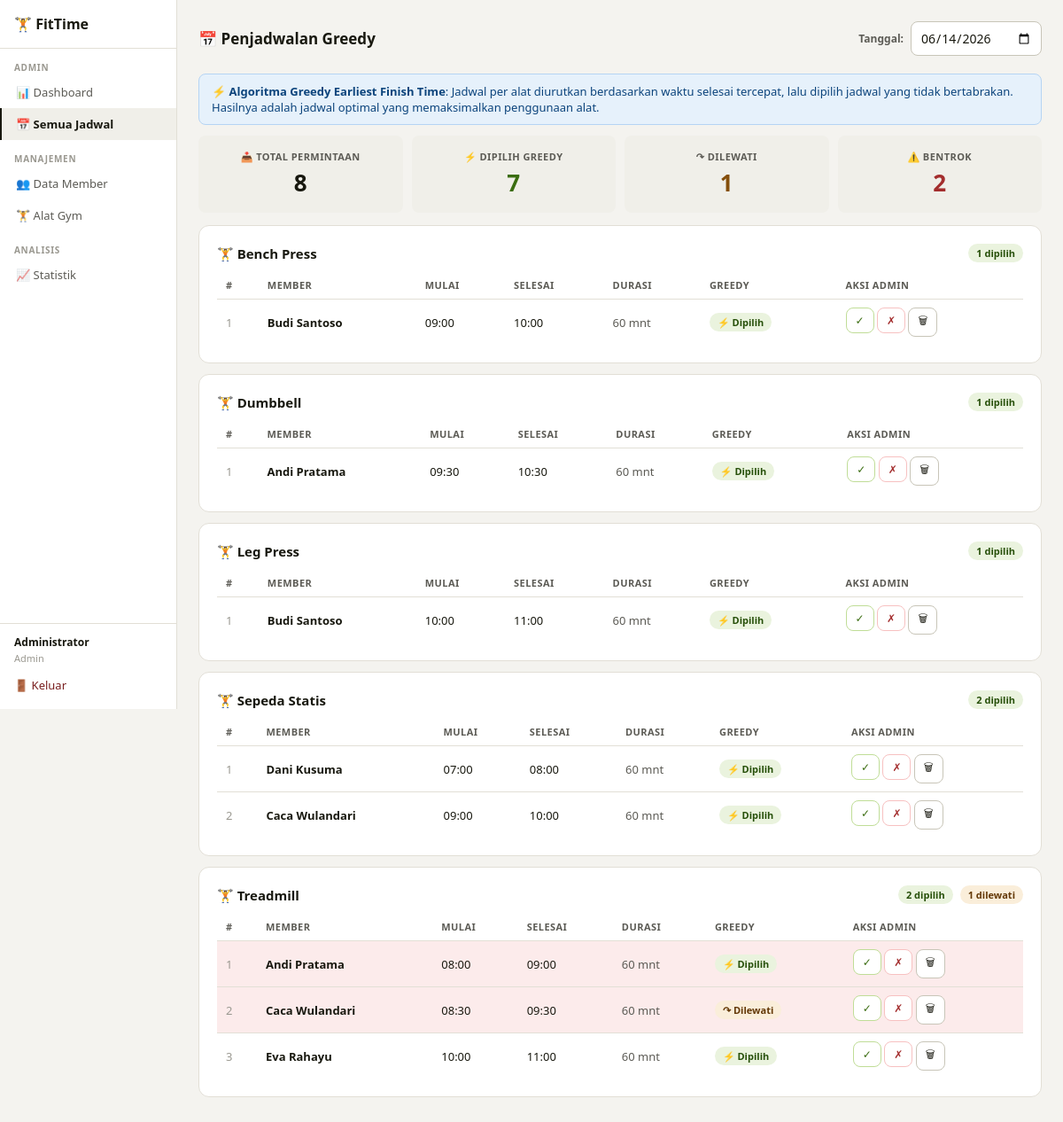
The page /admin/jadwal (signed in) on the database its author committed.
### tables this page shows
CREATE TABLE jadwal (
            id INTEGER PRIMARY KEY AUTOINCREMENT,
            user_id INTEGER NOT NULL,
            alat_id INTEGER NOT NULL,
            tanggal TEXT NOT NULL,
            jam_mulai TEXT NOT NULL,
            jam_selesai TEXT NOT NULL,
            catatan TEXT,
            status TEXT DEFAULT 'pending',  -- pending, approved, rejected, clash
            created_at TEXT DEFAULT (datetime('now','localtime')),
            FOREIGN KEY (user_id) REFERENCES users(id),
            FOREIGN KEY (alat_id) REFERENCES alat_gym(id)
        );

CREATE TABLE alat_gym (
            id INTEGER PRIMARY KEY AUTOINCREMENT,
            nama TEXT UNIQUE NOT NULL,
            deskripsi TEXT,
            kapasitas INTEGER DEFAULT 1,
            aktif INTEGER DEFAULT 1
        );

CREATE TABLE users (
            id INTEGER PRIMARY KEY AUTOINCREMENT,
            username TEXT UNIQUE NOT NULL,
            password TEXT NOT NULL,
            role TEXT NOT NULL DEFAULT 'member',  -- 'admin' or 'member'
            nama_lengkap TEXT,
            email TEXT,
            no_hp TEXT,
            tanggal_lahir TEXT,
            jenis_kelamin TEXT,
            berat_badan REAL,
            tinggi_badan REAL,
            tujuan_latihan TEXT,
            created_at TEXT DEFAULT (datetime('now','localtime'))
        );

### app.py (the view)
@app.route('/admin/jadwal')
@login_required('admin')
def admin_jadwal():
    tanggal = request.args.get('tanggal', date.today().isoformat())
    with get_db() as db:
        rows = db.execute('''
            SELECT j.*,u.nama_lengkap as nama,a.nama as alat_nama
            FROM jadwal j JOIN users u ON j.user_id=u.id JOIN alat_gym a ON j.alat_id=a.id
            WHERE j.tanggal=? ORDER BY a.nama, j.jam_mulai
        ''',(tanggal,)).fetchall()
        clashes = detect_clashes_for_date(db, tanggal)
        jadwal_list = [dict(r) for r in rows]
        greedy = greedy_schedule(jadwal_list)
        return render_template('admin_jadwal.html', rows=rows, clashes=clashes,
            greedy=greedy, tanggal=tanggal)

### app.py (called while the page is built)
def get_db():
    conn = sqlite3.connect(DB)
    conn.row_factory = sqlite3.Row
    return conn

def to_min(t):
    h,m = map(int,t.split(':'))
    return h*60+m

def detect_clashes_for_date(db, tanggal):
    rows = db.execute('''
        SELECT j.id, j.jam_mulai, j.jam_selesai, j.alat_id, u.nama_lengkap as nama
        FROM jadwal j JOIN users u ON j.user_id=u.id
        WHERE j.tanggal=? ORDER BY j.alat_id, j.jam_mulai
    ''', (tanggal,)).fetchall()
    clashes = set()
    for i in range(len(rows)):
        for k in range(i+1,len(rows)):
            a,b = rows[i],rows[k]
            if a['alat_id']!=b['alat_id']: continue
            if to_min(a['jam_mulai'])<to_min(b['jam_selesai']) and to_min(b['jam_mulai'])<to_min(a['jam_selesai']):
                clashes.add(a['id']); clashes.add(b['id'])
    return clashes

def greedy_schedule(jadwal_list):
    from itertools import groupby
    result = {}
    by_alat = {}
    for j in jadwal_list:
        by_alat.setdefault(j['alat_nama'],[]).append(j)
    for alat,items in by_alat.items():
        sorted_items = sorted(items, key=lambda x: to_min(x['jam_selesai']))
        selected = []; last_end = -1
        for it in sorted_items:
            if to_min(it['jam_mulai']) >= last_end:
                selected.append(it['id']); last_end = to_min(it['jam_selesai'])
        result[alat] = result[alat] = {'jadwal': sorted_items, 'selected': selected}
    return result

def login_required(role=None):
    from functools import wraps
    def decorator(f):
        @wraps(f)
        def wrapped(*args,**kwargs):
            if 'user_id' not in session:
                flash('Silakan login terlebih dahulu.','warning')
                return redirect(url_for('login'))
            if role and session.get('role') != role:
                flash('Akses ditolak.','danger')
                return redirect(url_for('dashboard'))
            return f(*args,**kwargs)
        return wrapped
    return decorator

### templates/admin_jadwal.html (shortened to what this page needs)
{% extends 'base.html' %}
{% block content %}
<div class="page-header">
  <div class="page-title">📅 Penjadwalan Greedy</div>
  <div style="display:flex;gap:8px;align-items:center;flex-wrap:wrap">
    <form method="GET" style="display:flex;gap:8px;align-items:center">
      <label style="font-size:12px;color:var(--text2);font-weight:700">Tanggal:</label>
      <input type="date" name="tanggal" value="{{ tanggal }}" style="width:auto" onchange="this.form.submit()" />
    </form>
  </div>
</div>
<div class="alert alert-info" style="margin-bottom:12px">
  ⚡ <strong>Algoritma Greedy Earliest Finish Time</strong>: Jadwal per alat diurutkan berdasarkan waktu selesai tercepat, lalu dipilih jadwal yang tidak bertabrakan. Hasilnya adalah jadwal optimal yang memaksimalkan penggunaan alat.
</div>
{% if rows %}
{% set total_pick = namespace(n=0) %}
{% set total_skip = namespace(n=0) %}
{% for alat_nama, data in greedy.items() %}
  {% set total_pick.n = total_pick.n + data.selected|length %}
  {% set total_skip.n = total_skip.n + data.jadwal|length - data.selected|length %}
{% endfor %}
<div class="grid-4" style="margin-bottom:14px">
  <div class="stat-card"><div class="stat-lbl">📥 Total Permintaan</div><div class="stat-val">{{ rows|length }}</div></div>
  <div class="stat-card"><div class="stat-lbl">⚡ Dipilih Greedy</div><div class="stat-val" style="color:var(--green)">{{ total_pick.n }}</div></div>
  <div class="stat-card"><div class="stat-lbl">↷ Dilewati</div><div class="stat-val" style="color:var(--amber)">{{ total_skip.n }}</div></div>
  <div class="stat-card"><div class="stat-lbl">⚠️ Bentrok</div><div class="stat-val" style="color:{% if clashes %}var(--red){% else %}var(--green){% endif %}">{{ clashes|length }}</div></div>
</div>
{% for alat_nama, data in greedy.items() %}
<div class="card" style="margin-bottom:12px">
  <div style="display:flex;align-items:center;justify-content:space-between;margin-bottom:10px;flex-wrap:wrap;gap:8px">
    <div style="font-size:15px;font-weight:800">🏋️ {{ alat_nama }}</div>
    <div style="display:flex;gap:8px;align-items:center">
      <span class="badge b-ok">{{ data.selected|length }} dipilih</span>
      {% if data.jadwal|length - data.selected|length > 0 %}
      <span class="badge b-warn">{{ data.jadwal|length - data.selected|length }} dilewati</span>
      {% endif %}
    </div>
  </div>
  <table><thead><tr><th>#</th><th>Member</th><th>Mulai</th><th>Selesai</th><th>Durasi</th><th>Greedy</th><th>Aksi Admin</th></tr></thead><tbody>
  {% for j in data.jadwal %}
  <tr {% if j.id in clashes %}style="background:var(--red-bg)"{% endif %}>
    <td style="color:var(--text3)">{{ loop.index }}</td>
    <td><strong>{{ j.nama }}</strong></td>
    <td>{{ j.jam_mulai }}</td>
    <td>{{ j.jam_selesai }}</td>
    <td style="color:var(--text2)">
      {% set dur_h = j.jam_selesai[:2]|int %}{% set dur_m = j.jam_selesai[3:]|int %}
      {% set mul_h = j.jam_mulai[:2]|int %}{% set mul_m = j.jam_mulai[3:]|int %}
      {{ dur_h*60+dur_m - mul_h*60-mul_m }} mnt
    </td>
    <td>
      {% if j.id in data.selected %}
        <span class="badge b-ok">⚡ Dipilih</span>
      {% else %}
        <span class="badge b-warn">↷ Dilewati</span>
      {% endif %}
    </td>
    <td style="white-space:nowrap">
      <a href="{{ url_for('approve_jadwal', jid=j.id) }}" class="btn btn-sm btn-success" title="Setujui">✓</a>
      <a href="{{ url_for('reject_jadwal', jid=j.id) }}" class="btn btn-sm btn-danger" title="Tolak">✗</a>
      <a href="{{ url_for('hapus_jadwal_admin', jid=j.id) }}" class="btn btn-sm" onclick="return confirm('Hapus jadwal ini?')" title="Hapus">🗑</a>
    </td>
  </tr>
  {% endfor %}
  </tbody></table>
</div>
{% endfor %}
{% else %}
<div class="card"><div class="empty">Tidak ada jadwal untuk tanggal {{ tanggal }}.</div></div>
{% endif %}
{% endblock %}

### templates/base.html (style rules this page uses)
:root { --bg:#f4f3ef;--surface:#fff;--surface2:#f0efe9;--border:#e2dfd6;--border2:#c8c5b8; --text:#18180f;--text2:#5c5b55;--text3:#9a9890; --blue:#185FA5;--blue-bg:#e6f1fb;--blue-t:#0c447c; --green:#3B6D11;--green-bg:#eaf3de;--green-t:#27500a; --red:#A32D2D;--red-bg:#fcebeb;--red-t:#791f1f; --amber:#854F0B;--amber-bg:#faeeda;--amber-t:#633806; --r:8px;--rl:12px; }
* { box-sizing:border-box;margin:0;padding:0 }
body { font-family:'Segoe UI',system-ui,sans-serif;background:var(--bg);color:var(--text);font-size:14px;min-height:100vh }
a { color:var(--blue);text-decoration:none }
input,select,textarea,button { font-family:inherit;font-size:14px }
input,select,textarea { padding:8px 10px;border:1px solid var(--border2);border-radius:var(--r);background:var(--surface);color:var(--text);outline:none;width:100%;transition:border .15s }
button,.btn { cursor:pointer;border-radius:var(--r);border:1px solid var(--border2);background:var(--surface);color:var(--text);padding:8px 16px;display:inline-flex;align-items:center;gap:6px;font-weight:500;font-size:13px;transition:all .15s;text-decoration:none }
.btn-danger { color:var(--red);border-color:#f7c1c1 }
.btn-success { color:var(--green);border-color:#c0dd97 }
.btn-sm { padding:5px 10px;font-size:12px }
.card { background:var(--surface);border:1px solid var(--border);border-radius:var(--rl);padding:1.25rem }
.badge { display:inline-flex;align-items:center;gap:3px;padding:3px 9px;border-radius:99px;font-size:11px;font-weight:600 }
.b-ok { background:var(--green-bg);color:var(--green-t) }
.b-warn { background:var(--amber-bg);color:var(--amber-t) }
.alert { padding:10px 14px;border-radius:var(--r);font-size:13px;margin-bottom:12px }
.alert-info { background:var(--blue-bg);color:var(--blue-t);border:1px solid #b5d4f4 }
table { width:100%;border-collapse:collapse;font-size:13px }
th { text-align:left;padding:8px 10px;font-size:11px;font-weight:700;color:var(--text2);border-bottom:1px solid var(--border);text-transform:uppercase;letter-spacing:.04em }
td { padding:9px 10px;border-bottom:1px solid var(--border);vertical-align:middle }
tr:last-child td { border-bottom:none }
.grid-4 { display:grid;grid-template-columns:repeat(4,1fr);gap:10px }
.stat-card { background:var(--surface2);border-radius:var(--r);padding:1rem;text-align:center }
.stat-lbl { font-size:11px;color:var(--text2);margin-bottom:4px;font-weight:700;text-transform:uppercase;letter-spacing:.04em }
.stat-val { font-size:26px;font-weight:700 }
.page-header { display:flex;align-items:center;justify-content:space-between;margin-bottom:1.25rem;flex-wrap:wrap;gap:8px }
.page-title { font-size:17px;font-weight:800;color:var(--text);display:flex;align-items:center;gap:8px }

### rows shown on the page
jadwal: nama "Bench Press", selected|length "1", nama "Budi Santoso", jam_mulai "09:00", jam_selesai "10:00", dur_h "60", shows "⚡ Dipilih"
jadwal: nama "Dumbbell", selected|length "1", nama "Andi Pratama", jam_mulai "09:30", jam_selesai "10:30", dur_h "60", shows "⚡ Dipilih"
jadwal: nama "Leg Press", selected|length "1", nama "Budi Santoso", jam_mulai "10:00", jam_selesai "11:00", dur_h "60", shows "⚡ Dipilih"
jadwal: nama "Sepeda Statis", selected|length "2", nama "Dani Kusuma", jam_mulai "07:00", jam_selesai "08:00", dur_h "60", shows "⚡ Dipilih"
jadwal: nama "Caca Wulandari", jam_mulai "09:00", jam_selesai "10:00", dur_h "60", shows "⚡ Dipilih"
jadwal: nama "Treadmill", selected|length "2", jadwal|length "1", nama "Andi Pratama", jam_mulai "08:00", jam_selesai "09:00", dur_h "60", shows "⚡ Dipilih"
jadwal: nama "Caca Wulandari", jam_mulai "08:30", jam_selesai "09:30", dur_h "60", shows "↷ Dilewati"
jadwal: nama "Eva Rahayu", jam_mulai "10:00", jam_selesai "11:00", dur_h "60", shows "⚡ Dipilih"

### other values the page prints
{{ session.nama }} "Administrator"
{{ session.role|capitalize }} "Admin"
{{ rows|length }} "8"
{{ total_pick.n }} "7"
{{ total_skip.n }} "1"
{{ clashes|length }} "2"
